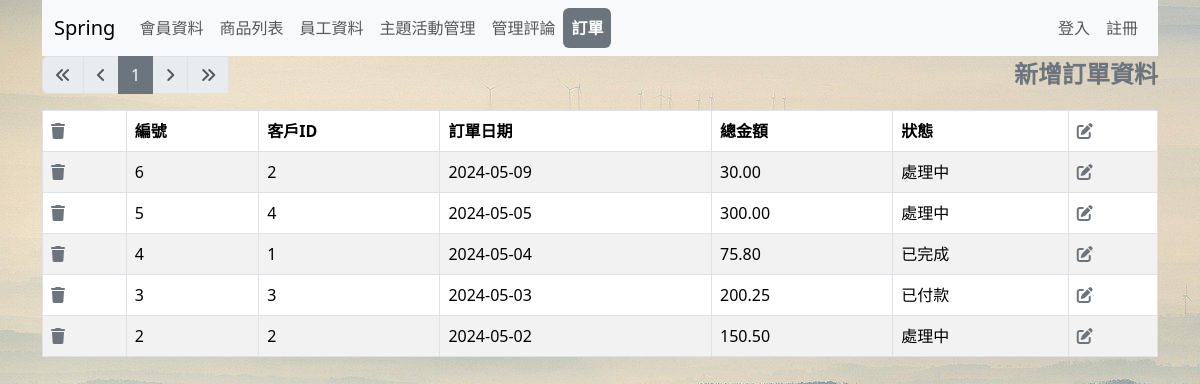
Screenshot of /list6.php with the database file from the repository.
### tables this page shows
CREATE TABLE `orders` (
  `sid` int NOT NULL AUTO_INCREMENT,
  `customer_id` int DEFAULT NULL,
  `order_date` date DEFAULT NULL,
  `total_amount` decimal(10,2) DEFAULT NULL,
  `status` varchar(50) DEFAULT NULL,
  PRIMARY KEY (`sid`)
);

### list6.php (the view, shortened to what this page needs)
<?php
require __DIR__ . '/config/pdo-connect.php';
$pageName = 'ab_list6';
$t_sql = "SELECT COUNT(1) FROM orders";
$perPage = 25;
$page = isset($_GET['page']) ? intval($_GET['page']) : 1;
$totalRows = $pdo->query($t_sql)->fetch(PDO::FETCH_NUM)[0];
$totalPages = 0;
$rows = [];
if ($totalRows > 0) {
  $totalPages = ceil($totalRows / $perPage);
  $sql = sprintf(
    "SELECT * FROM orders ORDER BY sid DESC LIMIT %s, %s",
    ($page - 1) * $perPage,
    $perPage
  );
  $rows = $pdo->query($sql)->fetchAll();
}
?>
<?php include __DIR__ . '/parts/html-head.php' ?>
<?php include __DIR__ . '/parts/navbar.php' ?>
<div class="container">
  <div class="row">
    <div class="col">
      <nav aria-label="Page navigation example">
        <ul class="pagination">
          <li class="page-item <?= $page == 1 ? 'disabled' : '' ?>">
            <a class="page-link" href="?page=1">
              <i class="fa-solid fa-angles-left"></i>
            </a>
          </li>
          <li class="page-item <?= $page == 1 ? 'disabled' : '' ?>">
            <a class="page-link" href="?page=<?= $page - 1 ?>">
              <i class="fa-solid fa-angle-left"></i>
            </a>
          </li>
          <?php for ($i = $page - 5; $i <= $page + 5; $i++) :
            if ($i >= 1 and $i <= $totalPages) :
          ?>
              <li class="page-item <?= $page == $i ? 'active' : '' ?>">
                <a class="page-link" href="?page=<?= $i ?>"><?= $i ?></a>
              </li>
          <?php endif;
          endfor; ?>
          <li class="page-item <?= $page == $totalPages ? 'disabled' : '' ?>">
            <a class="page-link" href="?page=<?= $page + 1 ?>">
              <i class="fa-solid fa-angle-right"></i>
            </a>
          </li>
          <li class="page-item <?= $page == $totalPages ? 'disabled' : '' ?>">
            <a class="page-link" href="?page=<?= $totalPages ?>">
              <i class="fa-solid fa-angles-right"></i>
            </a>
          </li>
          <a class="aclass<?= $pageName === 'orders_add' ? 'active' : '' ?>" href="add-orders.php">新增訂單資料</a>
        </ul>
      </nav>
    </div>
  </div>
  <div class="row">
    <div class="col">
      <table class="table table-bordered table-striped">
        <thead>
          <tr>
            <th><i class="fa-solid fa-trash"></i></th>
            <th>編號</th>
            <th>客戶ID</th>
            <th>訂單日期</th>
            <th>總金額</th>
            <th>狀態</th>
            <th><i class="fa-solid fa-pen-to-square"></i></th>
          </tr>
        </thead>
        <tbody>
          <?php foreach ($rows as $r) : ?>
            <tr>
              <td>
                <a href="javascript: deleteOne(<?= $r['sid'] ?>)">
                  <i class="fa-solid fa-trash"></i>
                </a>
              </td>
              <td><?= $r['sid'] ?></td>
              <td><?= $r['customer_id'] ?></td>
              <td><?= $r['order_date'] ?></td>
              <td><?= $r['total_amount'] ?></td>
              <td><?= $r['status'] ?></td>
              <td>
                <a href="edit-orders.php?sid=<?= $r['sid'] ?>">
                  <i class="fa-solid fa-pen-to-square"></i>
                </a>
              </td>
            </tr>
          <?php endforeach ?>
        </tbody>
      </table>
    </div>
  </div>
</div>
<?php include __DIR__ . '/parts/html-foot.php' ?>

### list6.php (style rules this page uses)
.aclass { font-size:24px; font-weight: bold; margin-left:auto; color: #6c757d; text-decoration: none; }
.page-link { color: #6c757d; }
.active>.page-link, .page-link.active { background-color: #6c757d; border-color: #6c757d; color: white; }
.fa-trash, .fa-pen-to-square { color: #6c757d; }

### rows the page displays
orders: sid "6", customer "2", order_date "2024-05-09", total_amount "30.00", status "處理中"
orders: sid "5", customer "4", order_date "2024-05-05", total_amount "300.00", status "處理中"
orders: sid "4", customer "1", order_date "2024-05-04", total_amount "75.80", status "已完成"
orders: sid "3", customer "3", order_date "2024-05-03", total_amount "200.25", status "已付款"
orders: sid "2", customer "2", order_date "2024-05-02", total_amount "150.50", status "處理中"
